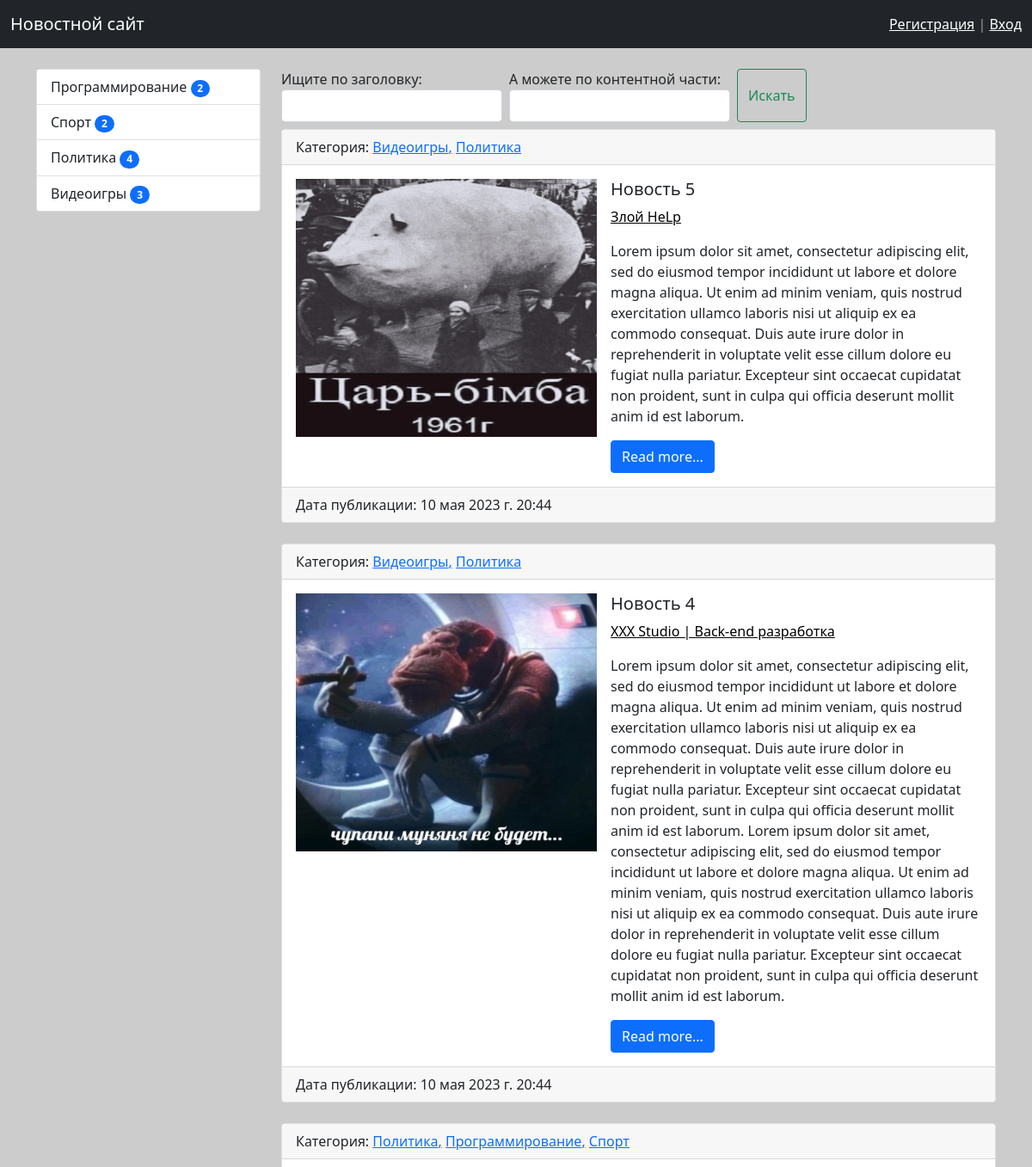
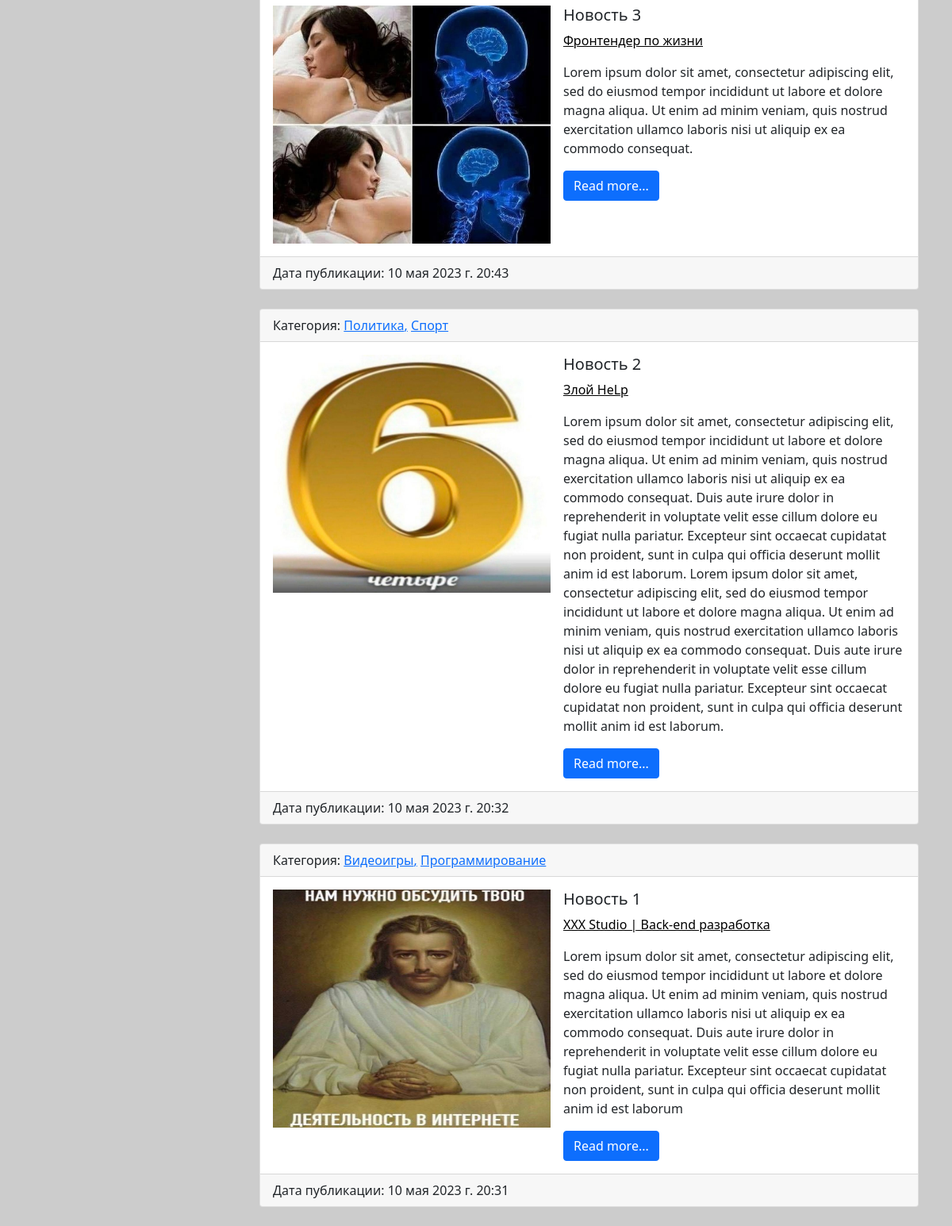
The page / on the database its author committed (2 pictures, top to bottom).
### news/models.py (models this page shows, shortened)
class Category(models.Model):
    title = models.CharField(max_length=150, db_index=True, verbose_name='Наименование категории')
    def get_absolute_url(self):
        return reverse_lazy('category', kwargs={'category_id': self.pk})
    def __str__(self):
        return self.title
    class Meta:
        verbose_name = 'Категория'
        verbose_name_plural = 'Категории'
        ordering = ['title']

class News(models.Model):
    title = models.CharField(max_length=150, verbose_name='Наименование')
    content = models.TextField(blank=True, verbose_name='Контент')
    created_at = models.DateTimeField(auto_now_add=True, verbose_name='Дата публикации')
    updated_at = models.DateTimeField(auto_now=True, verbose_name='Дата публикации')
    photo = models.ImageField(upload_to='photos/%Y/%m/%d/', verbose_name='Фото')
    is_published = models.BooleanField(default=True, verbose_name='Опубликовано')
    category = models.ManyToManyField('Category', verbose_name='Категория')
    origin = models.ForeignKey('Origin', on_delete=models.PROTECT, verbose_name='Источник')
    def get_absolute_url(self):
        return reverse_lazy('view_news', kwargs={'pk': self.pk})
    class Meta:
        verbose_name = 'Новость'
        verbose_name_plural = 'Новости'
        ordering = ['-created_at']

class Origin(models.Model):
    title = models.CharField(max_length=150, verbose_name='Наименование источника')
    def __str__(self):
        return self.title
    class Meta:
        verbose_name = 'Источник'
        verbose_name_plural = 'Источники'
        ordering = ['title']

### news/views.py (the view, shortened to what this page needs)
# urls.py: path('', HomeNews.as_view(), name='home'),
class HomeNews(ListView):
    model = News
    template_name = 'news/index.html'
    context_object_name = 'news'
    def get_queryset(self):
        if not self.request.GET:
            return News.objects.all()
    def get_context_data(self, *, object_list=None, **kwargs):
        context = super().get_context_data(**kwargs)
        context['form'] = forms.NewsSearch(self.request.GET or None)
        return context

### news/forms.py
class NewsSearch(forms.Form):
    title = forms.CharField(label='Ищите по заголовку', required=False,
                            widget=forms.TextInput(attrs={'class': 'form-control'}))
    content = forms.CharField(label='А можете по контентной части', required=False,
                              widget=forms.TextInput(attrs={'class': 'form-control'}))

### news/templatetags/news_tags.py (called while the page is built)
@register.simple_tag()
def get_categories():
    categories = Category.objects.annotate(count=Count('news')).filter(count__gt=0)
    return categories

### news/templates/news/index.html (shortened to what this page needs)
{% extends 'base.html' %}
{% block content %}
    <form method="GET" class="d-flex mb-2" role="search">
        {% for field in form %}
        <div class="form-group me-2">
            {{ field.label_tag }}
            {{ field }}
        </div>
        {% endfor %}
        <button class="btn btn-outline-success" type="submit">Искать</button>
    </form>
    {% for item in news %}
    <div class="card mb-4">
        <div class="card-header">Категория:
            {% for category in item.category.all %}
            {% if not forloop.last %}
            <a class="d-inline" href="{{ category.get_absolute_url }}">{{ category }},</a>
            {% else %}
            <a class="d-inline" href="{{ category.get_absolute_url }}">{{ category }}</a>
            {% endif %}
            {% endfor %}
        </div>
        <div class="card-body d-flex">
            <div class="media me-3">
                {% if item.photo %}
                <img src="{{ item.photo.url }}" width="350" height="300">
                {% endif %}
            </div>
            <div class="media-body">
                <h5 class="card-title">{{ item.title }}</h5>
                <a href="{% url 'origin' item.origin.pk %}" style="color: #000;" class="mb-3">{{ item.origin }}</a>
                <p class="card-text">{{ item.content|safe|linebreaks }}</p>
                <a href="{{ item.get_absolute_url }}" class="btn btn-primary">Read more...</a>
            </div>
        </div>
        {% if item.created_at == item.updated_at %}
        <div class="card-footer text-body-secondary">Дата публикации: {{ item.created_at }}</div>
        {% else %}
        <div class="card-footer text-body-secondary">Дата публикации: {{ item.updated_at }}</div>
        {% endif %}
    </div>
    {% empty %}
    <div class="alert alert-primary mt-3" role="alert">
        К сожалению, такого у нас нет в наличии :(
    </div>
    {% endfor %}
{% endblock %}

### templates/base.html (shortened to what this page needs)
<!doctype html>
{% load static %}
<html lang="en">
<head>
    <link rel="stylesheet" href="{% static 'bootstrap/css/bootstrap.min.css' %}">
    <link rel="stylesheet" href="{% static 'css/style.css' %}">
</head>
<body>
{% include 'inc/_nav.html' %}
<div class="container mt-4">
    <div class="row">
        {% block sidebar %}
        <div class="col-md-3">
            {% include 'inc/_sidebar.html' %}
        </div>
        {% endblock %}
        <div class="col-md-9">
        {% block content %}{% endblock %}
        </div>
    </div>
</div>
</body>
</html>

### templates/inc/_nav.html (shortened to what this page needs)
<nav class="navbar navbar-expand-lg navbar-dark bg-dark">
    <div class="container-fluid">
        <a class="navbar-brand" href="/">Новостной сайт</a>
        <div class="collapse navbar-collapse" id="navbarSupportedContent">
            {% if request.user.is_authenticated %}
                <span class="navbar-text">
                    Добро пожаловать, {{ user.username }} | <a href="{% url 'logout' %}">Выход</a>
                </span>
            {% else %}
                <span class="navbar-text">
                    <a href="{% url 'register' %}">Регистрация</a> | <a href="{% url 'login' %}">Вход</a>
                </span>
            {% endif %}
        </div>
    </div>
</nav>

### templates/inc/_sidebar.html
{% load news_tags %}
{% get_categories as categories %}
<ul class="list-group">
    {% for item in categories %}
    <a href="{% url 'category' item.pk %}" class="list-group-item">
        {{ item.title }}
        <span class="badge bg-primary rounded-pill">{{ item.count }}</span>
    </a>
    {% endfor %}
</ul>

### core/static/css/style.css (style rules this page uses)
body { background-color: #ccc; }

### rows shown on the page
Category: title "Программирование", count "2"
Category: title "Спорт", count "2"
Category: title "Политика", count "4"
Category: title "Видеоигры", count "3"
News: photo (picture), title "Новость 5", origin "Злой HeLp", content "Lorem ipsum dolor sit amet, consectetur adipiscing elit, sed do eiusmod tempor incididunt ut labore et dolore magna aliqua. Ut enim ad minim veniam, quis nostrud exercitation ullamco laboris nisi ut aliquip ex ea commodo consequat. Duis aute irure dolor in reprehenderit in voluptate velit esse cillum dolore eu fugiat nulla pariatur. Excepteur sint occaecat cupidatat non proident, sunt in culpa qui officia deserunt mollit anim id est laborum.", created_at "10 мая 2023 г. 20:44"
News: photo (picture), title "Новость 4", origin "XXX Studio | Back-end разработка", content "Lorem ipsum dolor sit amet, consectetur adipiscing elit, sed do eiusmod tempor incididunt ut labore et dolore magna aliqua. Ut enim ad minim veniam, quis nostrud exercitation ullamco laboris nisi ut aliquip ex ea commodo consequat. Duis aute irure dolor in reprehenderit in voluptate velit esse cillum dolore eu fugiat nulla pariatur. Excepteur sint occaecat cupidatat non proident, sunt in culpa qui officia deserunt mollit anim id est laborum. Lorem ipsum dolor sit amet, consectetur adipiscing elit, sed do eiusmod tempor incididunt ut labore et dolore magna aliqua. Ut enim ad minim veniam, quis nostrud exercitation ullamco laboris nisi ut aliquip ex ea commodo consequat. Duis aute irure dolor…", created_at "10 мая 2023 г. 20:44"
News: photo (picture), title "Новость 3", origin "Фронтендер по жизни", content "Lorem ipsum dolor sit amet, consectetur adipiscing elit, sed do eiusmod tempor incididunt ut labore et dolore magna aliqua. Ut enim ad minim veniam, quis nostrud exercitation ullamco laboris nisi ut aliquip ex ea commodo consequat.", created_at "10 мая 2023 г. 20:43"
News: photo (picture), title "Новость 2", origin "Злой HeLp", content "Lorem ipsum dolor sit amet, consectetur adipiscing elit, sed do eiusmod tempor incididunt ut labore et dolore magna aliqua. Ut enim ad minim veniam, quis nostrud exercitation ullamco laboris nisi ut aliquip ex ea commodo consequat. Duis aute irure dolor in reprehenderit in voluptate velit esse cillum dolore eu fugiat nulla pariatur. Excepteur sint occaecat cupidatat non proident, sunt in culpa qui officia deserunt mollit anim id est laborum. Lorem ipsum dolor sit amet, consectetur adipiscing elit, sed do eiusmod tempor incididunt ut labore et dolore magna aliqua. Ut enim ad minim veniam, quis nostrud exercitation ullamco laboris nisi ut aliquip ex ea commodo consequat. Duis aute irure dolor…", created_at "10 мая 2023 г. 20:32"
News: photo (picture), title "Новость 1", origin "XXX Studio | Back-end разработка", content "Lorem ipsum dolor sit amet, consectetur adipiscing elit, sed do eiusmod tempor incididunt ut labore et dolore magna aliqua. Ut enim ad minim veniam, quis nostrud exercitation ullamco laboris nisi ut aliquip ex ea commodo consequat. Duis aute irure dolor in reprehenderit in voluptate velit esse cillum dolore eu fugiat nulla pariatur. Excepteur sint occaecat cupidatat non proident, sunt in culpa qui officia deserunt mollit anim id est laborum", created_at "10 мая 2023 г. 20:31"

### other values the page prints
{{ field.label_tag }} "Ищите по заголовку:" "А можете по контентной части:"
